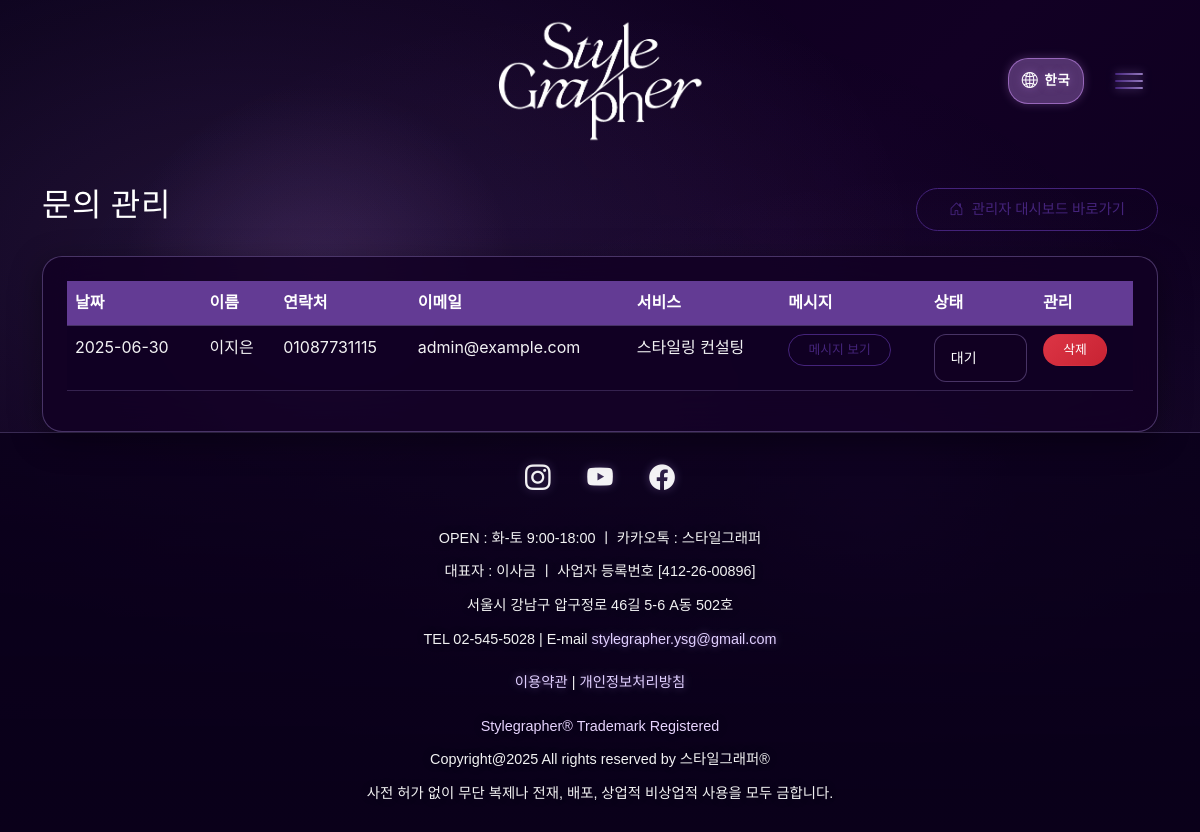
/admin/inquiries (signed in), run on the app's committed database.
### models.py (models this page shows)
class Inquiry(db.Model):
    id = db.Column(db.Integer, primary_key=True)
    name = db.Column(db.String(100), nullable=False)
    phone = db.Column(db.String(20), nullable=False)
    email = db.Column(db.String(120), nullable=False)
    service_id = db.Column(db.Integer, db.ForeignKey('service.id'), nullable=False)
    message = db.Column(db.Text, nullable=False)
    created_at = db.Column(db.DateTime, default=datetime.utcnow)
    status = db.Column(db.String(20), default='대기')  # 대기, 처리중, 완료
    service = db.relationship('Service', backref='inquiries')

class Service(db.Model):
    id = db.Column(db.Integer, primary_key=True)
    name = db.Column(db.String(100), nullable=False)
    description = db.Column(db.Text, nullable=False)
    category = db.Column(db.String(50))
    details = db.Column(db.Text)  # JSON 형식으로 저장
    packages = db.Column(db.Text)  # JSON 형식으로 저장

### routes/admin.py (the view)
@admin.route('/inquiries')
@login_required
def list_inquiries():
    try:
        result = db.session.execute(text("""
            SELECT i.id, i.name, i.email, i.phone, i.message, i.status, i.created_at, s.name as service_name
            FROM inquiry i
            LEFT JOIN service s ON i.service_id = s.id
            ORDER BY i.created_at DESC
        """))
        inquiries = []
        for row in result:
            inquiry_data = {
                'id': row[0],
                'name': row[1],
                'email': row[2],
                'phone': row[3],
                'message': row[4],
                'status': row[5],
                'created_at': row[6],
                'service': DictAsModel({'name': row[7]}) if row[7] else None
            }
            if inquiry_data['created_at']:
                try:
                    if isinstance(inquiry_data['created_at'], datetime):
                        inquiry_data['created_at'] = pytz.utc.localize(inquiry_data['created_at']).astimezone(pytz.timezone('Asia/Seoul'))
                    else:
                        try:
                            dt = datetime.strptime(inquiry_data['created_at'], '%Y-%m-%d %H:%M:%S.%f')
                        except ValueError:
                            try:
                                dt = datetime.strptime(inquiry_data['created_at'], '%Y-%m-%d %H:%M:%S')
                            except ValueError:
                                dt = datetime.now()  # 기본값
                        inquiry_data['created_at'] = pytz.utc.localize(dt).astimezone(pytz.timezone('Asia/Seoul'))
                except Exception as date_error:
                    print(f"Date conversion error: {str(date_error)}")
                    inquiry_data['created_at'] = datetime.now()
            inquiry = DictAsModel(inquiry_data)
            inquiries.append(inquiry)
        return render_template('admin/inquiries.html', inquiries=inquiries)
    except Exception as e:
        print(f"Error in list_inquiries: {str(e)}")
        flash('문의 목록을 불러오는 중 오류가 발생했습니다.', 'error')
        return render_template('admin/inquiries.html', inquiries=[])

### models.py (called while the page is built)
    @classmethod
    def get_current_settings(cls):
        settings = cls.query.first()
        return settings

    def get_main_color_rgb(self):
        return f"{self.main_color_r}, {self.main_color_g}, {self.main_color_b}"

    def get_sub_color_rgb(self):
        return f"{self.sub_color_r}, {self.sub_color_g}, {self.sub_color_b}"

    def get_background_color_rgb(self):
        return f"{self.background_color_r}, {self.background_color_g}, {self.background_color_b}"

    def get_main_color_hex(self):
        return f"#{self.main_color_r:02x}{self.main_color_g:02x}{self.main_color_b:02x}"

    def get_sub_color_hex(self):
        return f"#{self.sub_color_r:02x}{self.sub_color_g:02x}{self.sub_color_b:02x}"

    def get_background_color_hex(self):
        return f"#{self.background_color_r:02x}{self.background_color_g:02x}{self.background_color_b:02x}"

### utils/security.py (called while the page is built)
def add_security_headers(response):
    response.headers['X-Content-Type-Options'] = 'nosniff'
    response.headers['X-Frame-Options'] = 'DENY'
    response.headers['X-XSS-Protection'] = '1; mode=block'
    response.headers['Strict-Transport-Security'] = 'max-age=31536000; includeSubDomains'
    response.headers['Referrer-Policy'] = 'strict-origin-when-cross-origin'
    response.headers['Permissions-Policy'] = 'geolocation=(), microphone=(), camera=()'
    response.headers['Content-Security-Policy'] = "default-src 'self'; script-src 'self' 'unsafe-inline' 'unsafe-eval' https://cdn.jsdelivr.net https://ajax.googleapis.com; style-src 'self' 'unsafe-inline' https://fonts.googleapis.com https://cdn.jsdelivr.net; font-src 'self' https://fonts.gstatic.com https://cdn.jsdelivr.net; img-src 'self' data: https:; connect-src 'self'"
    return response

def is_suspicious_request():
    client_ip = get_client_ip()
    user_agent = request.headers.get('User-Agent', '').lower()
    path = request.path.lower()
    if client_ip in BLOCKED_IPS:
        return True, f"Blocked IP: {client_ip}"
    for suspicious_path in SUSPICIOUS_PATHS:
        if suspicious_path in path:
            return True, f"Suspicious path: {path}"
    for suspicious_ua in SUSPICIOUS_USER_AGENTS:
        if suspicious_ua in user_agent:
            return True, f"Suspicious User-Agent: {user_agent}"
    if not user_agent:
        return True, "Empty User-Agent"
    return False, None

### templates/admin/inquiries.html (shortened to what this page needs)
{% extends "base.html" %}
{% block content %}
<div class="container mt-4">
    <div class="d-flex justify-content-between align-items-center mb-4">
        <h2>문의 관리</h2>
        <a href="{{ url_for('admin.dashboard') }}" class="btn btn-outline-primary">
            <i class="bi bi-house-door"></i> 관리자 대시보드 바로가기
        </a>
    </div>
    <div class="card">
        <div class="card-body">
            <div class="table-responsive">
                <table class="table table-hover">
                    <thead>
                        <tr>
                            <th>날짜</th>
                            <th>이름</th>
                            <th>연락처</th>
                            <th>이메일</th>
                            <th>서비스</th>
                            <th>메시지</th>
                            <th>상태</th>
                            <th>관리</th>
                        </tr>
                    </thead>
                    <tbody>
                        {% for inquiry in inquiries %}
                        <tr>
                            <td>{{ inquiry.created_at.strftime('%Y-%m-%d') }}</td>
                            <td>{{ inquiry.name }}</td>
                            <td>{{ inquiry.phone }}</td>
                            <td>{{ inquiry.email }}</td>
                            <td>{{ inquiry.service.name }}</td>
                            <td>
                                <button type="button" class="btn btn-sm btn-link"
                                        data-message="{{ inquiry.message }}"
                                        onclick="showMessage(this.getAttribute('data-message'))">
                                    메시지 보기
                                </button>
                            </td>
                            <td>
                                <form action="{{ url_for('admin.update_inquiry_status', id=inquiry.id) }}"
                                      method="POST" class="d-inline">
                                    <select name="status" class="form-select form-select-sm"
                                            onchange="this.form.submit()">
                                        <option value="대기" {% if inquiry.status == '대기' %}selected{% endif %}>대기</option>
                                    </select>
                                </form>
                            </td>
                            <td>
                                <form action="{{ url_for('admin.delete_inquiry', id=inquiry.id) }}"
                                      method="POST" class="d-inline">
                                    <button type="submit" class="btn btn-sm btn-danger"
                                            onclick="return confirm('정말 삭제하시겠습니까?')">
                                        삭제
                                    </button>
                                </form>
                            </td>
                        </tr>
                        {% endfor %}
                    </tbody>
                </table>
            </div>
        </div>
    </div>
</div>
{% endblock %}

### static/css/style.css (style rules this page uses)
:root { --deep-violet: #120024; --rich-black: #0A001A; --neon-lavender: #F8F4FF; --electric-violet: #E8DCFF; --soft-violet: #F0E8FF; --glow-start: rgba(253, 252, 255, 0.9); --glow-end: rgba(200, 170, 255, 0.7); --text-primary: #FFFFFF; --text-secondary: rgba(255, 255, 255, 0.95); --text-muted: rgba(255, 255, 255, 0.85); --glass-bg: rgba(18, 0, 36, 0.85); --glass-border: rgba(200, 170, 255, 0.3); --glass-blur: 20px; --neon-glow: 0 0 20px rgba(200, 170, 255, 0.5), 0 0 40px rgba(180, 140, 255, 0.3); --card-shadow: 0 8px 32px rgba(0, 0, 0, 0.4); --hover-glow: 0 0 30px rgba(200, 170, 255, 0.6), 0 0 60px rgba(180, 140, 255, 0.4); --transition-smooth: all 0.4s cubic-bezier(0.4, 0, 0.2, 1); --transition-fast: all 0.2s ease; --main-color-rgb: 253, 252, 255; --sub-color-rgb: 200, 170, 255; --background-color-rgb: 18, 0, 36; --main-color: rgb(var(--main-color-rgb)); --sub-color: rgb(var(--sub-color-rgb)); --background-color: rgb(var(--background-color-rgb)); --main-color-alpha: rgba(var(--main-color-rgb), 0.9); --sub-color-alpha: rgba(var(--sub-color-rgb), 0.8); }
* { margin: 0; padding: 0; box-sizing: border-box; }
html { scroll-behavior: smooth; }
body { font-family: 'Noto Sans KR', -apple-system, BlinkMacSystemFont, 'Segoe UI', sans-serif; background: linear-gradient(135deg, var(--rich-black) 0%, var(--deep-violet) 50%, var(--rich-black) 100%); background-attachment: fixed; color: var(--text-primary); line-height: 1.7; min-height: 100vh; overflow-x: hidden; }
body::before { content: ''; position: fixed; top: 0; left: 0; width: 100%; height: 100%; background-image: radial-gradient(ellipse at 20% 30%, rgba(200, 170, 255, 0.1) 0%, transparent 50%), radial-gradient(ellipse at 80% 70%, rgba(180, 140, 255, 0.08) 0%, transparent 50%), radial-gradient(ellipse at 50% 50%, rgba(180, 140, 255, 0.05) 0%, transparent 70%); pointer-events: none; z-index: -1; }
h1, h2, h3 { font-family: 'Cormorant Garamond', 'Nanum Myeongjo', Georgia, serif; font-weight: 500; letter-spacing: 0.02em; }
.btn, .btn-primary, .btn-outline-primary { background: transparent; border: 1px solid var(--neon-lavender); color: var(--neon-lavender); padding: 0.6rem 2rem; border-radius: 30px; font-size: 0.9rem; font-weight: 500; transition: var(--transition-smooth); text-decoration: none; display: inline-flex; align-items: center; justify-content: center; gap: 0.5rem; position: relative; overflow: hidden; cursor: pointer; }
.btn::before, .btn-primary::before { content: ''; position: absolute; top: 0; left: -100%; width: 100%; height: 100%; background: linear-gradient(90deg, transparent, rgba(200, 170, 255, 0.3), transparent); transition: var(--transition-smooth); }
.btn-danger { background: linear-gradient(135deg, #dc3545, #c82333); border-color: transparent; color: white; }
.btn-sm { padding: 0.35rem 1.2rem; font-size: 0.8rem; }
.card { background: var(--glass-bg); backdrop-filter: blur(var(--glass-blur)); -webkit-backdrop-filter: blur(var(--glass-blur)); border: 1px solid var(--glass-border); border-radius: 20px; box-shadow: var(--card-shadow); transition: var(--transition-smooth); overflow: hidden; }
.card-body { padding: 1.5rem; }
.table { color: var(--text-secondary); }
.table thead th, .table-light, .packages-table thead th { background: rgba(100, 60, 150, 0.9) !important; border-color: rgba(200, 170, 255, 0.3) !important; color: #FFFFFF !important; font-weight: 600; }
.table thead, .packages-table thead { background: rgba(100, 60, 150, 0.9) !important; }
.table td, .table th, .packages-table td, .packages-table th { color: var(--text-secondary) !important; border-color: rgba(200, 170, 255, 0.2) !important; background: rgba(18, 0, 36, 0.6) !important; }
.table tbody, .packages-table tbody { background: rgba(18, 0, 36, 0.6) !important; }
.table tbody tr, .packages-table tbody tr { background: transparent !important; }
.form-control, .form-select { background: rgba(18, 0, 36, 0.8); border: 1px solid var(--glass-border); color: var(--text-primary); border-radius: 12px; padding: 0.8rem 1rem; transition: var(--transition-smooth); }
.fade-in { animation: fadeIn 0.6s ease forwards; }

### data on the page
Inquiry: created_at "2025-06-30", name "이지은", phone "01087731115", email "admin@example.com", service.name "스타일링 컨설팅", status "대기"
